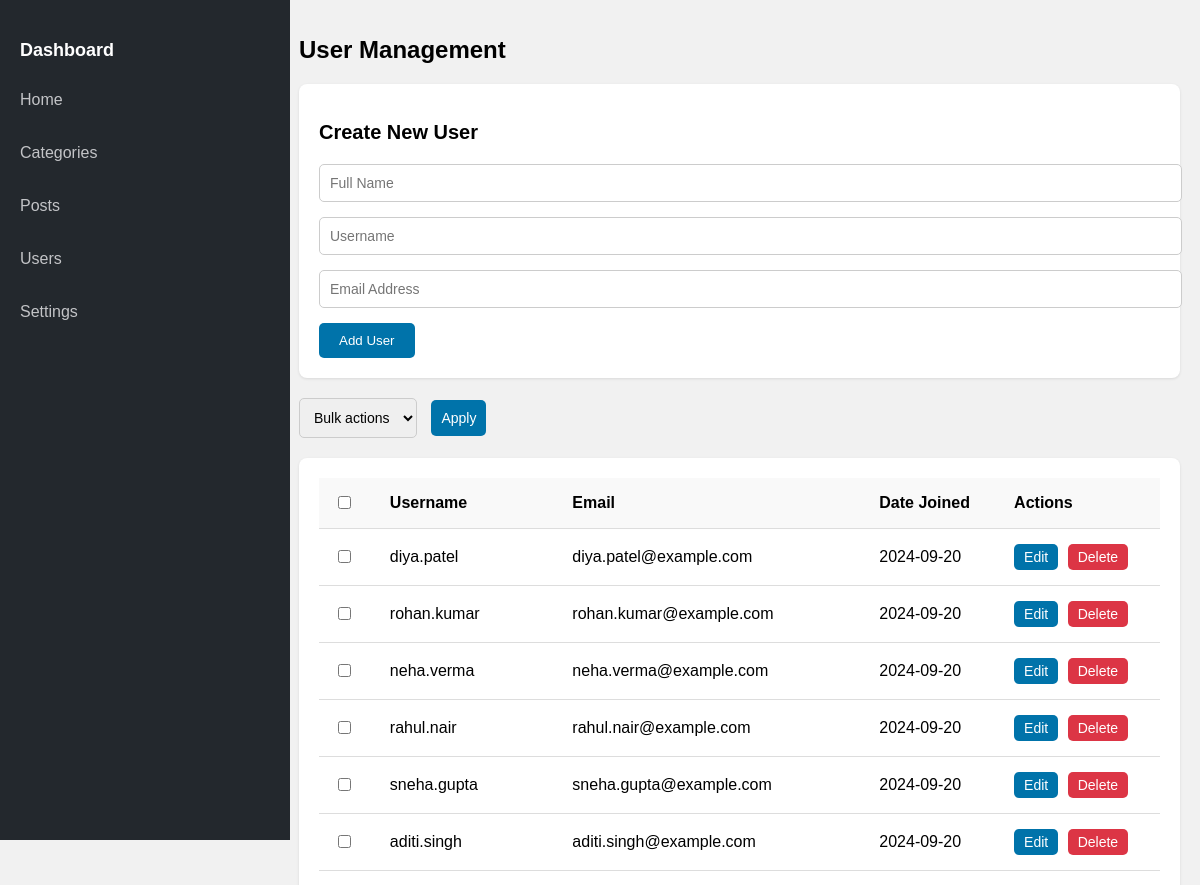
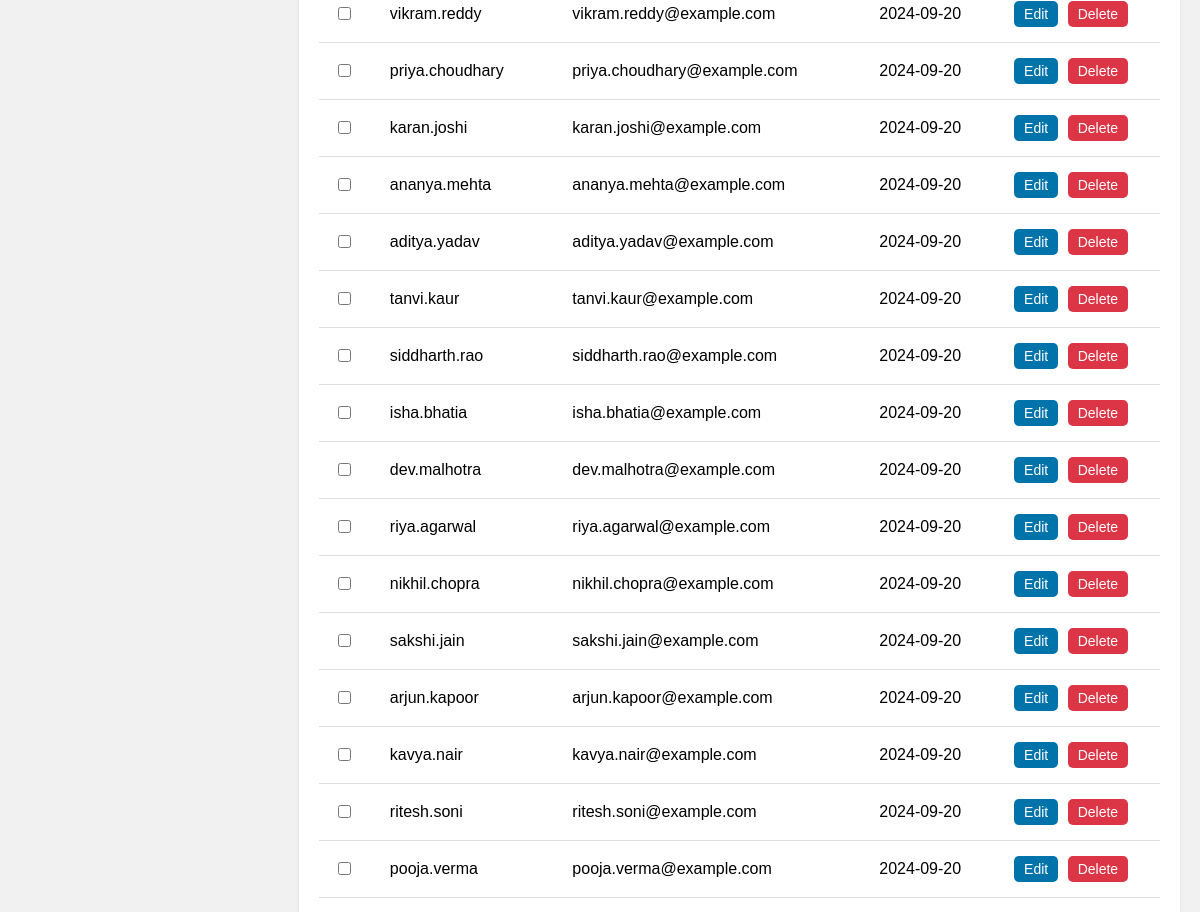
/users/ (upper part), run on an earlier commit of the app's database (2 pictures, top to bottom).
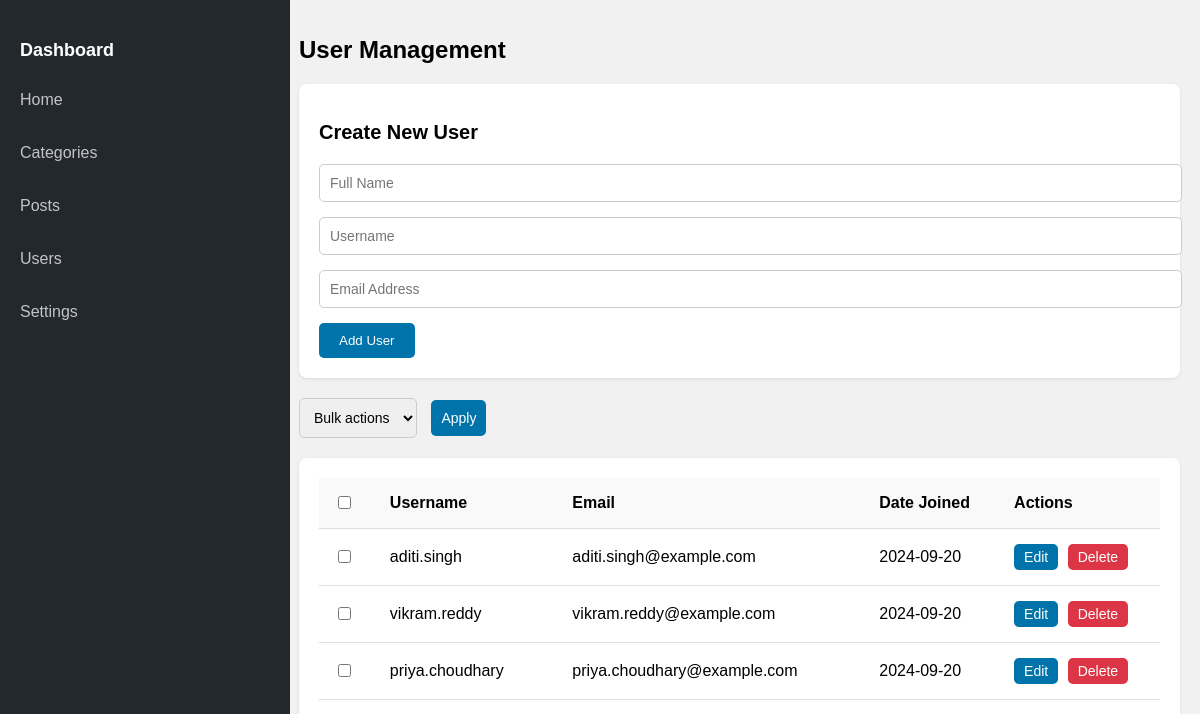
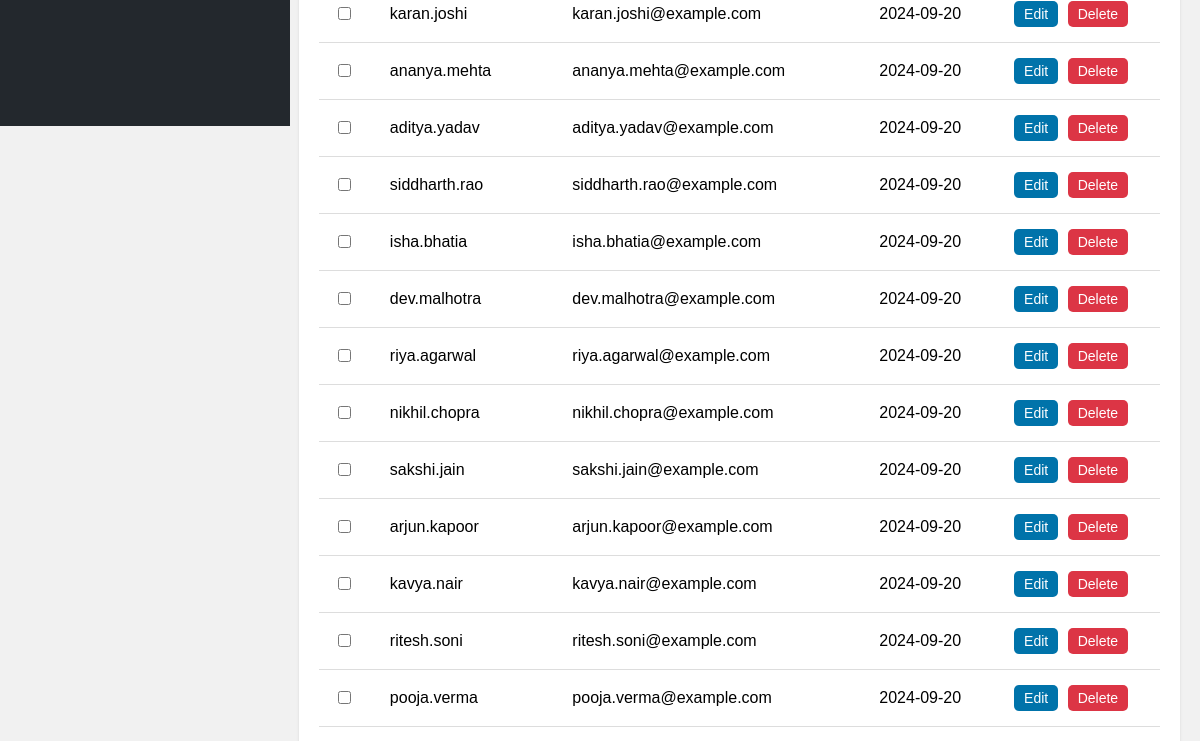
And on a later commit of the database (2 pictures, top to bottom).
### wpblog/models.py (models this page shows, shortened)
class User(models.Model):
    name = models.CharField(max_length=100)
    username = models.CharField(max_length=50, unique=True)
    email = models.EmailField(unique=True)
    created_at = models.DateTimeField(auto_now_add=True)

### wpblog/views.py (the view)
# urls.py: path('users/',views.users),
def users(request):
    if request.method =="POST":
        username = request.POST.get("username")
        name = request.POST.get("name")
        email = request.POST.get("email")
        user = User(name=name, username=username, email=email)
        user.save()
    users = User.objects.all()
    return render(request,'user.html',{"users":users})

### templates/user.html (shortened to what this page needs)
<!DOCTYPE html>
<html lang="en">
<head>
</head>
<body>
    <div class="sidebar">
      <h2>Dashboard</h2>
      <ul>
        <li><a href="/home">Home</a></li>
        <li><a href="/category">Categories</a></li>
        <li><a href="/posts">Posts</a></li>
        <li><a href="/users">Users</a></li>
        <li><a href="#">Settings</a></li>
      </ul>
    </div>
    <div class="content">
      <h1>User Management</h1>
      <div class="form-container">
        <h2>Create New User</h2>
        <form id="createUserForm" action="" method="post">
          <input name="name" type="text" placeholder="Full Name" required />
          <input name="username" type="text" placeholder="Username" required />
          <input name="email" type="email" placeholder="Email Address" required />
          <button type="submit">Add User</button>
        </form>
      </div>
      <div class="bulk-actions">
        <select id="bulkActionSelect">
          <option>Bulk actions</option>
        </select>
        <button id="apply-btn">Apply</button>
      </div>
      <div class="table-container">
        <table>
          <thead>
            <tr>
              <th><input id="selectAll" type="checkbox" /></th>
              <th>Username</th>
              <th>Email</th>
              <th>Date Joined</th>
              <th>Actions</th>
            </tr>
          </thead>
          <tbody>
            {% if users %}
              {% for user in users %}
                <tr>
                  <td><input value="{{ user.id }}" class="itemCheckbox" name="options" type="checkbox" /></td>
                  <td>{{ user.username }}</td>
                  <td>{{ user.email }}</td>
                  <td>{{ user.created_at|date:"Y-m-d" }}</td>
                  <td>
                    <button class="action-button edit-button" onclick="window.location.href='/users/edit/{{ user.id }}'">Edit</button>
                    <button class="action-button delete-button" onclick="deleteUser({{ user.id }})">Delete</button>
                  </td>
                </tr>
              {% endfor %}
            {% else %}
              <tr>
                <td colspan="5">No users available.</td>
              </tr>
            {% endif %}
          </tbody>
        </table>
      </div>
    </div>
</body>
</html>

### templates/user.html (style rules this page uses)
body { font-family: Arial, sans-serif; background-color: #f1f1f1; margin: 0; display: flex; }
.sidebar { background-color: #23282d; width: 250px; height: 100vh; color: #fff; padding: 20px; position: fixed; }
.sidebar h2 { font-size: 18px; margin: 20px 0; }
.sidebar ul { list-style: none; padding: 0; }
.sidebar ul li { margin: 15px 0; }
.sidebar ul li a { color: #c3c4c7; text-decoration: none; font-size: 16px; display: block; padding: 10px 0; }
.content { margin-left: 279px; padding: 20px; width: calc(100% - 250px); }
.content h1 { font-size: 24px; margin-bottom: 20px; }
.form-container { background-color: #fff; padding: 20px; box-shadow: 0 1px 3px rgba(0, 0, 0, 0.1); border-radius: 8px; margin-bottom: 20px; }
.form-container h2 { font-size: 20px; margin-bottom: 20px; }
.form-container input[type='text'], .form-container input[type='email'] { width: 100%; padding: 10px; margin-bottom: 15px; border: 1px solid #ccc; border-radius: 5px; font-size: 14px; }
.form-container button { padding: 10px 20px; background-color: #0073aa; color: #fff; border: none; border-radius: 5px; cursor: pointer; }
.content .table-container { background-color: #fff; padding: 20px; box-shadow: 0 1px 3px rgba(0, 0, 0, 0.1); border-radius: 8px; }
table { width: 100%; border-collapse: collapse; margin-bottom: 20px; }
table th, table td { padding: 15px; text-align: left; border-bottom: 1px solid #ddd; }
table th { background-color: #f9f9f9; font-weight: bold; }
.bulk-actions { margin-bottom: 20px; }
.bulk-actions select, .bulk-actions button { padding: 10px; border: 1px solid #ccc; border-radius: 5px; font-size: 14px; }
.bulk-actions button { background-color: #0073aa; color: #fff; border: none; margin-left: 10px; }
.action-button { padding: 5px 10px; border: none; border-radius: 5px; cursor: pointer; font-size: 14px; }
.edit-button { background-color: #0073aa; color: #fff; }
.delete-button { background-color: #dc3545; color: #fff; margin-left: 5px; }

What changed in the data, as far as the page shows it:
removed User: username "diya.patel", email "diya.patel@example.com", created_at "2024-09-20"
removed User: username "rohan.kumar", email "rohan.kumar@example.com", created_at "2024-09-20"
removed User: username "neha.verma", email "neha.verma@example.com", created_at "2024-09-20"
removed User: username "rahul.nair", email "rahul.nair@example.com", created_at "2024-09-20"
removed User: username "sneha.gupta", email "sneha.gupta@example.com", created_at "2024-09-20"
removed User: username "tanvi.kaur", email "tanvi.kaur@example.com", created_at "2024-09-20"
